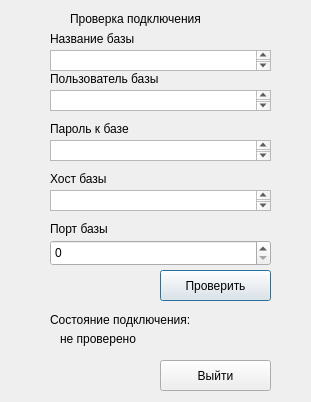
<?xml version="1.0" encoding="UTF-8"?>
<ui version="4.0">
 <class>Dialog</class>
 <widget class="QDialog" name="Dialog">
  <property name="geometry">
   <rect>
    <x>0</x>
    <y>0</y>
    <width>311</width>
    <height>402</height>
   </rect>
  </property>
  <property name="windowTitle">
   <string>Dialog</string>
  </property>
  <widget class="QLabel" name="label">
   <property name="geometry">
    <rect>
     <x>50</x>
     <y>310</y>
     <width>221</width>
     <height>20</height>
    </rect>
   </property>
   <property name="text">
    <string>Состояние подключения:</string>
   </property>
  </widget>
  <widget class="QLabel" name="lbl0">
   <property name="geometry">
    <rect>
     <x>50</x>
     <y>30</y>
     <width>221</width>
     <height>17</height>
    </rect>
   </property>
   <property name="text">
    <string>Название базы</string>
   </property>
  </widget>
  <widget class="QLabel" name="lbl1">
   <property name="geometry">
    <rect>
     <x>50</x>
     <y>70</y>
     <width>221</width>
     <height>17</height>
    </rect>
   </property>
   <property name="text">
    <string>Пользователь базы</string>
   </property>
  </widget>
  <widget class="QLabel" name="lbl2">
   <property name="geometry">
    <rect>
     <x>50</x>
     <y>120</y>
     <width>221</width>
     <height>17</height>
    </rect>
   </property>
   <property name="text">
    <string>Пароль к базе</string>
   </property>
  </widget>
  <widget class="QLabel" name="lbl3">
   <property name="geometry">
    <rect>
     <x>50</x>
     <y>170</y>
     <width>221</width>
     <height>17</height>
    </rect>
   </property>
   <property name="text">
    <string>Хост базы</string>
   </property>
  </widget>
  <widget class="QLabel" name="lbl4">
   <property name="geometry">
    <rect>
     <x>50</x>
     <y>220</y>
     <width>221</width>
     <height>17</height>
    </rect>
   </property>
   <property name="text">
    <string>Порт базы</string>
   </property>
  </widget>
  <widget class="QPushButton" name="btnTestConn">
   <property name="geometry">
    <rect>
     <x>160</x>
     <y>270</y>
     <width>111</width>
     <height>31</height>
    </rect>
   </property>
   <property name="text">
    <string>Проверить</string>
   </property>
  </widget>
  <widget class="QPushButton" name="btnExit">
   <property name="geometry">
    <rect>
     <x>160</x>
     <y>360</y>
     <width>111</width>
     <height>31</height>
    </rect>
   </property>
   <property name="text">
    <string>Выйти</string>
   </property>
  </widget>
  <widget class="QSpinBox" name="spn4">
   <property name="geometry">
    <rect>
     <x>50</x>
     <y>240</y>
     <width>221</width>
     <height>26</height>
    </rect>
   </property>
   <property name="maximum">
    <number>999999999</number>
   </property>
  </widget>
  <widget class="QLabel" name="label_7">
   <property name="geometry">
    <rect>
     <x>70</x>
     <y>10</y>
     <width>181</width>
     <height>17</height>
    </rect>
   </property>
   <property name="text">
    <string>Проверка подключения</string>
   </property>
  </widget>
  <widget class="QLabel" name="lblState">
   <property name="geometry">
    <rect>
     <x>60</x>
     <y>330</y>
     <width>211</width>
     <height>17</height>
    </rect>
   </property>
   <property name="text">
    <string>не проверено</string>
   </property>
  </widget>
  <widget class="QPlainTextEdit" name="txt3">
   <property name="geometry">
    <rect>
     <x>50</x>
     <y>190</y>
     <width>221</width>
     <height>21</height>
    </rect>
   </property>
  </widget>
  <widget class="QPlainTextEdit" name="txt2">
   <property name="geometry">
    <rect>
     <x>50</x>
     <y>140</y>
     <width>221</width>
     <height>21</height>
    </rect>
   </property>
  </widget>
  <widget class="QPlainTextEdit" name="txt1">
   <property name="geometry">
    <rect>
     <x>50</x>
     <y>90</y>
     <width>221</width>
     <height>21</height>
    </rect>
   </property>
  </widget>
  <widget class="QPlainTextEdit" name="txt0">
   <property name="geometry">
    <rect>
     <x>50</x>
     <y>50</y>
     <width>221</width>
     <height>21</height>
    </rect>
   </property>
  </widget>
 </widget>
 <resources/>
 <connections/>
</ui>
